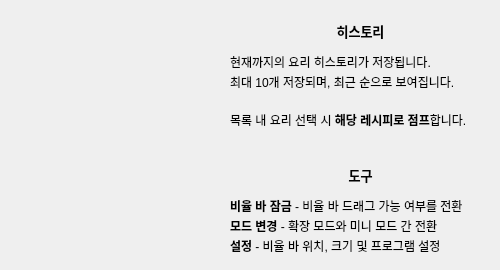
   <widget class="QWidget" name="tab_4">
    <attribute name="title">
     <string>메뉴 바</string>
    </attribute>
    <widget class="QLabel" name="label_12">
     <property name="geometry">
      <rect>
       <x>10</x>
       <y>70</y>
       <width>211</width>
       <height>141</height>
      </rect>
     </property>
     <property name="text">
      <string/>
     </property>
     <property name="pixmap">
      <pixmap>../../OneDrive - 공주대학교/그림/스크린샷/캡쳐1.png</pixmap>
     </property>
     <property name="scaledContents">
      <bool>true</bool>
     </property>
    </widget>
    <widget class="QLabel" name="label_13">
     <property name="geometry">
      <rect>
       <x>230</x>
       <y>10</y>
       <width>261</width>
       <height>131</height>
      </rect>
     </property>
     <property name="text">
      <string>&lt;!DOCTYPE HTML PUBLIC &quot;-//W3C//DTD HTML 4.0//EN&quot; &quot;http://www.w3.org/TR/REC-html40/strict.dtd&quot;&gt;
&lt;html&gt;&lt;head&gt;&lt;meta name=&quot;qrichtext&quot; content=&quot;1&quot; /&gt;&lt;meta charset=&quot;utf-8&quot; /&gt;&lt;style type=&quot;text/css&quot;&gt;
p, li { white-space: pre-wrap; }
&lt;/style&gt;&lt;/head&gt;&lt;body style=&quot; font-family:'맑은 고딕'; font-size:9pt; font-weight:400; font-style:normal;&quot;&gt;
&lt;p align=&quot;center&quot; style=&quot; margin-top:0px; margin-bottom:12px; margin-left:0px; margin-right:0px; -qt-block-indent:0; text-indent:0px;&quot;&gt;&lt;span style=&quot; font-size:10pt; font-weight:700;&quot;&gt;히스토리&lt;/span&gt;&lt;/p&gt;
&lt;p style=&quot; margin-top:0px; margin-bottom:2px; margin-left:0px; margin-right:0px; -qt-block-indent:0; text-indent:0px;&quot;&gt;현재까지의 요리 히스토리가 저장됩니다.&lt;/p&gt;
&lt;p style=&quot; margin-top:0px; margin-bottom:2px; margin-left:0px; margin-right:0px; -qt-block-indent:0; text-indent:0px;&quot;&gt;최대 10개 저장되며, 최근 순으로 보여집니다.&lt;/p&gt;
&lt;p style=&quot;-qt-paragraph-type:empty; margin-top:0px; margin-bottom:4px; margin-left:0px; margin-right:0px; -qt-block-indent:0; text-indent:0px;&quot;&gt;&lt;br /&gt;&lt;/p&gt;
&lt;p style=&quot; margin-top:0px; margin-bottom:2px; margin-left:0px; margin-right:0px; -qt-block-indent:0; text-indent:0px;&quot;&gt;목록 내 요리 선택 시&lt;span style=&quot; font-weight:700;&quot;&gt; 해당 레시피로 점프&lt;/span&gt;합니다.&lt;/p&gt;&lt;/body&gt;&lt;/html&gt;</string>
     </property>
    </widget>
    <widget class="QLabel" name="label_14">
     <property name="geometry">
      <rect>
       <x>230</x>
       <y>160</y>
       <width>261</width>
       <height>101</height>
      </rect>
     </property>
     <property name="text">
      <string>&lt;!DOCTYPE HTML PUBLIC &quot;-//W3C//DTD HTML 4.0//EN&quot; &quot;http://www.w3.org/TR/REC-html40/strict.dtd&quot;&gt;
&lt;html&gt;&lt;head&gt;&lt;meta name=&quot;qrichtext&quot; content=&quot;1&quot; /&gt;&lt;meta charset=&quot;utf-8&quot; /&gt;&lt;style type=&quot;text/css&quot;&gt;
p, li { white-space: pre-wrap; }
&lt;/style&gt;&lt;/head&gt;&lt;body style=&quot; font-family:'맑은 고딕'; font-size:9pt; font-weight:400; font-style:normal;&quot;&gt;
&lt;p align=&quot;center&quot; style=&quot; margin-top:0px; margin-bottom:12px; margin-left:0px; margin-right:0px; -qt-block-indent:0; text-indent:0px;&quot;&gt;&lt;span style=&quot; font-size:10pt; font-weight:700;&quot;&gt;도구&lt;/span&gt;&lt;/p&gt;
&lt;p style=&quot; margin-top:0px; margin-bottom:2px; margin-left:0px; margin-right:0px; -qt-block-indent:0; text-indent:0px;&quot;&gt;&lt;span style=&quot; font-weight:700;&quot;&gt;비율 바 잠금&lt;/span&gt; - 비율 바 드래그 가능 여부를 전환&lt;/p&gt;
&lt;p style=&quot; margin-top:0px; margin-bottom:2px; margin-left:0px; margin-right:0px; -qt-block-indent:0; text-indent:0px;&quot;&gt;&lt;span style=&quot; font-weight:700;&quot;&gt;모드 변경&lt;/span&gt; - 확장 모드와 미니 모드 간 전환&lt;/p&gt;
&lt;p style=&quot; margin-top:0px; margin-bottom:2px; margin-left:0px; margin-right:0px; -qt-block-indent:0; text-indent:0px;&quot;&gt;&lt;span style=&quot; font-weight:700;&quot;&gt;설정&lt;/span&gt; - 비율 바 위치, 크기 및 프로그램 설정&lt;/p&gt;&lt;/body&gt;&lt;/html&gt;</string>
     </property>
    </widget>
   </widget>
